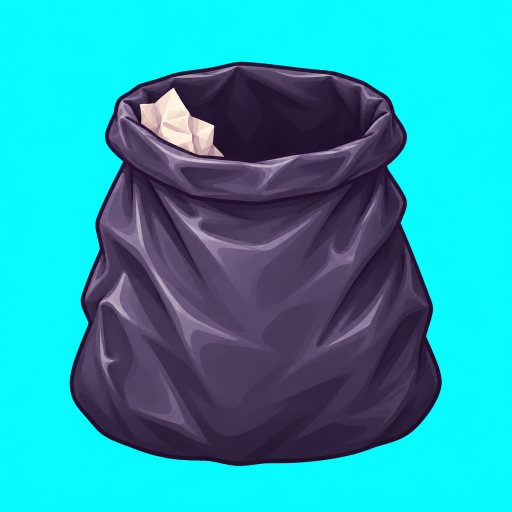
#> input picture reference/cleaning-audit/master-0.png, 1024 x 1024 px, found by its file name (shown at 1/2 size); its folder holds only this picture in this run
$ python pack-cleaning-audit.py
#> lines starting #> are read from the running program, lines starting #| are printed output that depends on the picture
from pathlib import Path
from PIL import Image, ImageChops, ImageOps

root = Path('reference/cleaning-audit')
out = Path('public/assets/ui')

def cutout(im, crop=False):
#> called with crop = True
    im = im.convert('RGB')
#> im is the input picture: PIL image 1024x1024 RGB; mean R, G, B 38, 160.9, 176.1
    r, g, b = im.split()
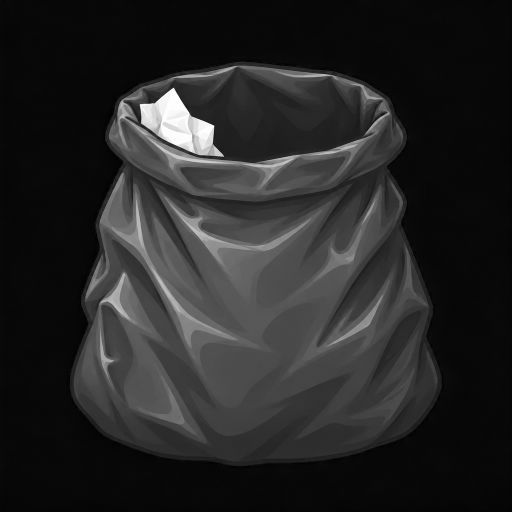
#> r: PIL image 1024x1024 L (shown at 1/2 size); min 0, max 255, mean 38
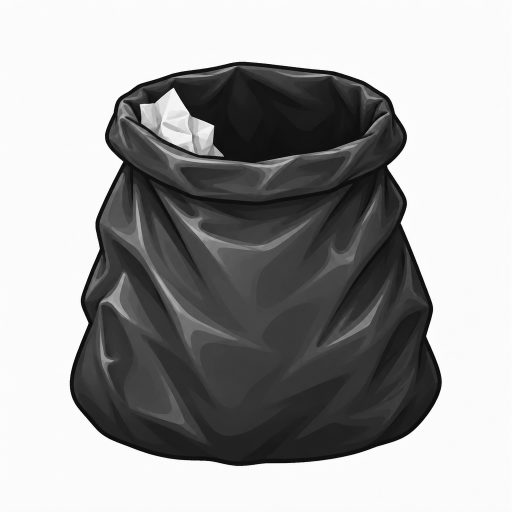
#> g: PIL image 1024x1024 L (shown at 1/2 size); min 0, max 255, mean 160.9
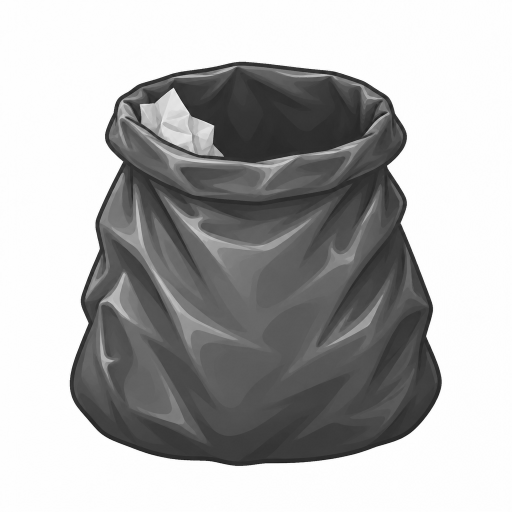
#> b: PIL image 1024x1024 L (shown at 1/2 size); min 14, max 255, mean 176.1
    key = ImageChops.subtract(ImageChops.darker(g, b), r)
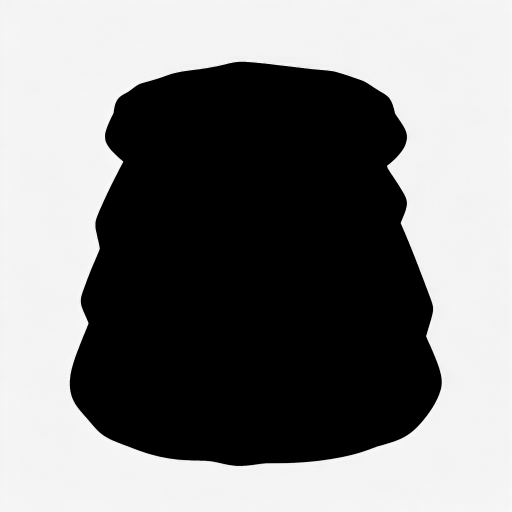
#> key: PIL image 1024x1024 L (shown at 1/2 size); min 0, max 253, mean 130.4
    alpha = key.point(lambda v: 255 if v < 70 else max(0, round((150-v)*255/80)))
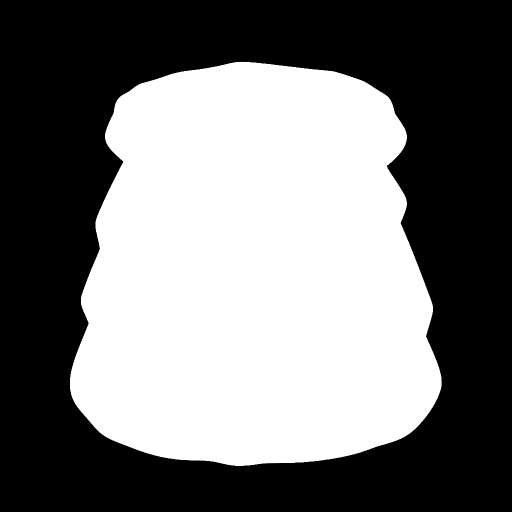
#> alpha: PIL image 1024x1024 L (shown at 1/2 size); min 0, max 255, mean 118.4
    im = im.convert('RGBA')
#> im: PIL image 1024x1024 RGBA
    im.putalpha(alpha)
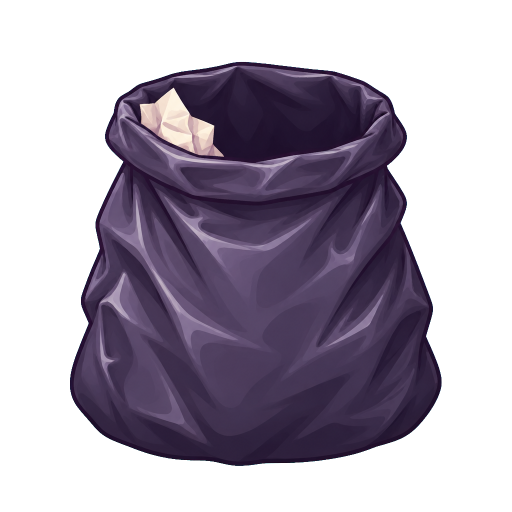
#> im: PIL image 1024x1024 RGBA (shown at 1/2 size); mean R, G, B, A 38, 160.9, 176.1, 118.4; transparent parts drawn white
    if crop:
        im = im.crop(alpha.point(lambda v: 255 if v > 100 else 0).getbbox())
#> im: PIL image 743x808 RGBA
        im.thumbnail((320, 320), Image.Resampling.LANCZOS)
#> im: PIL image 294x320 RGBA
        im = ImageOps.expand(im, border=4)
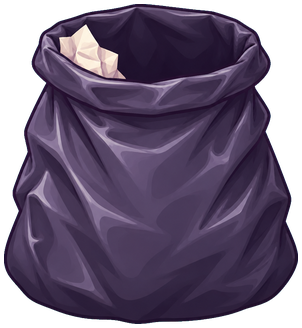
#> im: PIL image 302x328 RGBA; mean R, G, B, A 56.7, 45, 68.3, 196.4; transparent parts drawn white
    return im

for i, name in enumerate(['trash-bag', 'bath', 'car', 'yacht', 'jet']):
#> (the run stopped early here; a loop or call above may not have finished)
